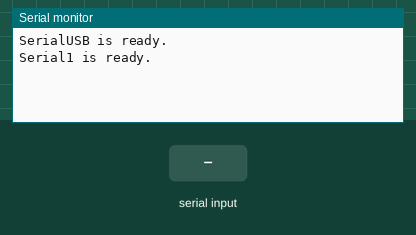
Recording of a sketch running on a simulated Arduino Zero (SAMD21). Parts: the last lines printed to the serial monitor. The inputs (shaded band) are chosen by the test bench.

Above: at 3.2 s.
3.3 s: "1\n" received over the second serial link
At 5.2 s:
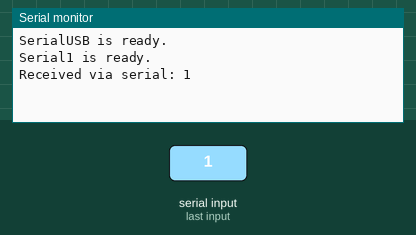
5.5 s: "0\n" received over the second serial link
At 6.8 s:
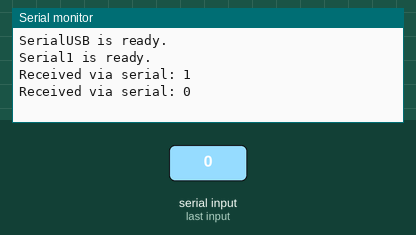
7.0 s: "2\n" received over the second serial link
At 7.7 s:
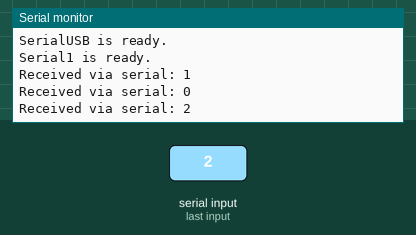

The sketch:

loopback.ino
```cpp
// (licence header left out)
// Use this code to test the serial on the SAMD.

// https://github.com/crnicholson/StratoSoar-MK2/.

#define BAUD_RATE 9600

void setup() {
  SerialUSB.begin(115200);
  while (!SerialUSB) {
  }
  delay(2000);
  SerialUSB.println("SerialUSB is ready.");
  Serial1.begin(BAUD_RATE);
  while (!Serial1) {
  }
  SerialUSB.println("Serial1 is ready.");
}

void loop() {
  Serial1.println("testing serial.");

  if (Serial1.available()) {
    String incomingData = Serial1.readStringUntil('\n');
    SerialUSB.print("Received via serial: ");
    SerialUSB.println(incomingData);
  }

  delay(1000);
}
```

Measured:
- after the input at 3.3 s, the serial monitor: prints a new line after 0.70 s (image 1)
- after the input at 5.5 s, the serial monitor: prints a new line after 0.50 s (image 2)
- after the input at 7.0 s, the serial monitor: prints a new line at once (image 3)
